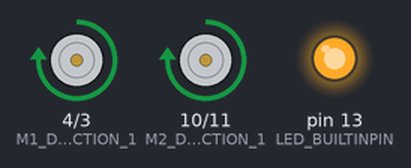
This sketch was run on a simulated Arduino Uno, built with avr-gcc and run on an emulated ATmega328P. Shown: motor-driver pin pairs drawn as motors (green arrow = first pin HIGH = forward, orange = second pin HIGH = backward, longer = more drive, scaled by the enable pin), output pins drawn as LEDs (lit = HIGH). Random numbers use the default seed unless the sketch sets one.

Above: at 0.1 s.
At 6.6 s:
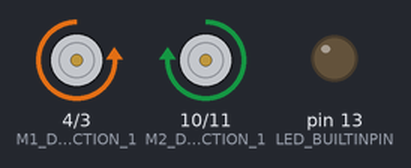
At 19.6 s:
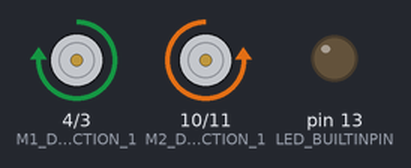
Timing chart, 0 to 39.4 s (numbered marks = the images above):
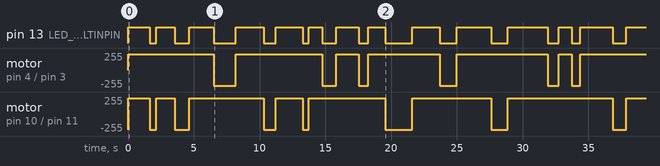

The sketch:

CarryBuddy.ino
```cpp
/*
 Name:		CarryBuddy.ino
 Created:	2/5/2023 4:26:41 PM
 Author:	Frank C Vanris
 Summary: This is Prototype 1 of my CarryBuddy Project, this project is based on movement
 within a Grid.
*/
#include <Arduino.h>
#include "./CarryBuddyMgr.h"

//we are going to instantiate a class that I created
CarryBuddyMgr carryBuddyMgr;

// the setup function runs once when you press reset or power the board
void setup() {
    carryBuddyMgr.setup();
}

// the loop function runs over and over again until power down or reset
void loop() {
    carryBuddyMgr.loop();
}
 
```

CBState.h
```cpp
#pragma once
/*
* By: Frank C Vanris
* Date: 9/18/2022
* Description: Contains all of my States for my state machine.
*/

//X and Y for the array
static const int X = 0;
static const int Y = 1;

//States
enum StateEnum {

    //The States
    CALC_POSITION,
    MOVE,
    TURN,
    STOP
};
```

CarryBuddyMgr.cpp
```cpp
#include "Arduino.h"
#include "CBState.h"
#include "CarryBuddyMgr.h"

/*
* By: Frank C Vanris
* Date: 9/12/2022
* Description: Contains the whole setup for my CarryBuddy. This is where all of the movements and
* mechanics will go. Contains a Setup and Loop like CarryBuddy.ino.
*/

//state machine starter
CarryBuddyMgr::CarryBuddyMgr(): mState(CALC_POSITION) {}

//your setup code: somewhat like main
void CarryBuddyMgr::setup() { mMotor.setup(); }

//loops through the program
void CarryBuddyMgr::loop() { handleState(); }

//CarryBuddy State Machine
void CarryBuddyMgr::handleState() {
    switch (mState) {
    //activation period.

    case CALC_POSITION:
        mGrid.calNxtPos();
        mState = StateEnum::TURN;
        break;

    //moving period
    case StateEnum::MOVE:
        mMotor.move(mGrid.getDistance());

        //stop after 1 minute
        if (millis() > 60000) {
            mState = StateEnum::STOP;
        }
        else {

            //else Calc next position
            mState = StateEnum::CALC_POSITION;
        }
        break;

    //turning period
    case StateEnum::TURN:
        mMotor.turn(mGrid.getAngle());
        mState = StateEnum::MOVE;
        break;

    //stops both motors
    case StateEnum::STOP:
        mMotor.stop();
        mState = StateEnum::STOP;
        break;
    }
}
```

CarryBuddyMgr.h
```cpp
#pragma once
#include "CBState.h"
#include "Grid.h"
#include "Motor.h"

/*
* By: Frank C Vanris
* Date: 9/12/2022
* Description: CarryBuddyManager.h creates the main functions. Such as Setup and Loop.
* It also creates seperate objects for the Motor and Grid class. including a new one known
* as State which will help us create a state machine.
*/


using namespace std;


class CarryBuddyMgr {
public:

    //constructor
    CarryBuddyMgr();

    void setup();
    void loop();

private:

    //handling states method
    void  handleState();

    //State, Grid, and Motor objects
    StateEnum mState;
    Grid mGrid;
    Motor mMotor;
};
```

Grid.cpp
```cpp
#include <Arduino.h>
#include "Grid.h"
#include "CBState.h"
#include <math.h>

/*
* By: Frank C Vanris
* Date: 9/13/2022
* Description: created a 200cm by 200cm Grid. For the CarryBuddy to follow
* and created the different changes in directions the robot must follow.
* It can only follow my calculations.
*/

//The Grid is getting the CurrentPos
Grid::Grid()  { mCurrentPos; }

//getting next position
void Grid::calNxtPos() {
    int temp[2];
    int dif[2];

    //checking if there are any repetitions for when the distance does not change.
    //if it didn't re-roll again.
    do {
        //get the x and y
        temp[X] = rand() % GRID_SIZE;
        temp[Y] = rand() % GRID_SIZE;

        dif[X] = temp[X] - mCurrentPos[X];
        dif[Y] = temp[Y] - mCurrentPos[Y];

    } while (dif[X] == 0 && dif[Y] == 0);

    //current pos for x and y is equal to the temp x and y
    mCurrentPos[X] = temp[X];
    mCurrentPos[Y] = temp[Y];

    //pythagorus: distance: c = sqrt(a^2 + b^2)
    mDistance = sqrt(dif[X] * dif[X] + dif[Y] * dif[Y]);

   //setting up tan and last angles
    float tanAngle;
    float lastAngle;

    //if angle of X > 0
    if (dif[X] > 0) {
        tanAngle = dif[Y] / (float) dif[X];
        lastAngle = atan(tanAngle) * (180 / M_PI);
        mDiffAngle = mLastAngle - lastAngle;

        //if angle of X < 0 angle goes to quadrant 4
    } else if (dif[X] < 0) {
        tanAngle = dif[Y] / (float) (-dif[X]);
        if (dif[Y] >= 0)
            lastAngle = (M_PI - atan(tanAngle)) * (180 / M_PI);
        else
            lastAngle = (-M_PI - atan(tanAngle)) * (180 / M_PI);
    }
    else {

        //if Y is positive or negative become 90 degrees or -90 degrees.
        if (dif[Y] > 0) {
            lastAngle = 90;
        }
        else {
            lastAngle = -90;
        }
    }

    //diffAngle = B - A, new angle we are creating due to the previous angle.
    mDiffAngle = lastAngle - mLastAngle;
    mLastAngle = lastAngle;
}
```

Grid.h
```cpp
#pragma once
//#include <vector>
/*
* By: Frank C Vanris
* Date: 9/13/2022
* Description: Contains the methods that will construct the grid and return
* the next point and turn for the robot.
*/

class Grid {
public:

    //Grid
    Grid();

    //getting next position
    void calNxtPos();

    //returning the new angle
    float getAngle() const {
        return mDiffAngle;
    };

    //returning the new distnce
    float getDistance() const {
        return mDistance;
    }

private:

    //Grid size for both the x and y
    static const int GRID_SIZE = 200; //cm

    //The grid is setted up in an array
    int mCurrentPos[2] = {0, 0};

    float mDiffAngle = 0;  //angle difference for when it changes
    float mLastAngle = 90;  //starting off at 90 degrees
    float mDistance = 0; //distance for how far the robot must go
};
```

Motor.cpp
```cpp
#include <Arduino.h>
#include "CBState.h"
#include "Motor.h"

/*
* By: Frank C Vanris
* Date: 9/18/2022
* Description: contains the code for every function that was made in Motor.h and includes
* everything from the Arduino.h library. Also all of this programming is made in C++ version 8
* so it's old (REMEMBER THAT)
*/

using namespace std;

//Initializing the vehicle measurements
const float Motor::VEHICLE_RADIUS =  17.3 / 2; //cm
const float Motor::WHEEL_RADIUS = 6.6 / 2; //cm

//my setup code
void Motor::setup() {
    //LED
    pinMode(LED_BUILTINPIN, OUTPUT);

    //Motors
    pinMode(M1_SPEED_PIN, OUTPUT);
    pinMode(M1_DIRECTION_1, OUTPUT);
    pinMode(M1_DIRECTION_2, OUTPUT);

    pinMode(M2_SPEED_PIN, OUTPUT);
    pinMode(M2_DIRECTION_1, OUTPUT);
    pinMode(M2_DIRECTION_2, OUTPUT);
}

//count the number of steps.
StateEnum Motor::move(float distance) {

    //LED on when moving
    digitalWrite(LED_BUILTINPIN, HIGH);

    //calculating the distance time
    float distanceTime = distanceToRotationTime(distance);

    //movement in one direction
    digitalWrite(M1_DIRECTION_1, HIGH);
    digitalWrite(M1_DIRECTION_2, LOW);

    digitalWrite(M2_DIRECTION_1, HIGH);
    digitalWrite(M2_DIRECTION_2, LOW);

    //starting speed from 0 is now to regular motor speed which is 235
    mM1Speed = MOTOR_SPEED;
    mM2Speed = MOTOR_SPEED;

    //speed change
    analogWrite(M1_SPEED_PIN, mM1Speed);
    analogWrite(M2_SPEED_PIN, mM2Speed);

    //delay after the motors are turned on
    delay(distanceTime);
}

//turning in an angle with time applied
float Motor::angleToRotationTime(float angle) {

    //returing angle of rotation time
    float wheelDistance = (2 * PI * VEHICLE_RADIUS) * (fabs(angle) / 360);

    //getting the number of rotations it would take for it to go to that destination
    float rotationsPerWheel = wheelDistance / (2 * PI * WHEEL_RADIUS);

    //the time it take for the number of rotations within that turn
    float rotationTime = rotationsPerWheel * WHEEL_ROTATE_TIME_TURN + STARTUP_TIME;

    return rotationTime;
}

//getting the distance to rotation time for when the object is moving
float Motor::distanceToRotationTime(float distance) {

    //returning the distance of rotation time.
    return WHEEL_ROTATION_TIME_MOVE / (2 * PI * WHEEL_RADIUS) * distance;
}

//Turning State
StateEnum Motor::turn(float angle) {
    //LED is off when robot is turning
    digitalWrite(LED_BUILTINPIN, LOW);

    //determining turn of robot
    if (angle >= 0) {
        digitalWrite(M1_DIRECTION_1, LOW);
        digitalWrite(M1_DIRECTION_2, HIGH);

        digitalWrite(M2_DIRECTION_1, HIGH);
        digitalWrite(M2_DIRECTION_2, LOW);
    }
    else {
        digitalWrite(M1_DIRECTION_1, HIGH);
        digitalWrite(M1_DIRECTION_2, LOW);

        digitalWrite(M2_DIRECTION_1, LOW);
        digitalWrite(M2_DIRECTION_2, HIGH);
    }

    //num of moving steps via the angle of rotation
    float rotationTime = angleToRotationTime(angle);

    //speed of motor changes again from 0 to 235
    mM1Speed = MOTOR_SPEED;
    mM2Speed = MOTOR_SPEED;

    //pin speed change
    analogWrite(M1_SPEED_PIN, mM1Speed);
    analogWrite(M2_SPEED_PIN, mM2Speed);

    //delay after the motors are turned on
    delay(rotationTime);
}

//stopping the device after a minute
StateEnum Motor::stop() {

    mM1Speed = 0;
    mM2Speed = 0;
    analogWrite(M1_SPEED_PIN, mM1Speed);
    analogWrite(M2_SPEED_PIN, mM2Speed);

    //LED blinks when it switches off.
    while (true) {
        digitalWrite(LED_BUILTINPIN, HIGH);
        delay(1000);
        digitalWrite(LED_BUILTINPIN, LOW);
        delay(1000);
    }
}
```

Motor.h
```cpp
#pragma once
#include "CBState.h"
/*
* By: Frank C Vanris
* Date: 9/18/2022
* Description: contains the functions for the robot to move, turn stop, speed up, and slow down
* also includes countless constants that can only be changed here as well.
*/

class Motor {
public:
    void setup();

    //States
    StateEnum move(float distance);
    StateEnum turn(float angle);
    StateEnum stop();

private:

    //Vehicle and Wheel measurements
    static const float VEHICLE_RADIUS;
    static const float WHEEL_RADIUS;

    //Time for movements of device
    static const int WHEEL_ROTATION_TIME_MOVE = 375; //ms
    static const int WHEEL_ROTATE_TIME_TURN = 1000; //ms
    static const int STARTUP_TIME = 0; // ms

    //Speed of motor
    static const int MAX_SPEED = 255;
    static const int MOTOR_SPEED = 235;

    //Motor Pin connections
    static const int M1_SPEED_PIN = 5;
    static const int M1_DIRECTION_1 = 4;
    static const int M1_DIRECTION_2 = 3;

    static const int M2_SPEED_PIN = 9;
    static const int M2_DIRECTION_1 = 10;
    static const int M2_DIRECTION_2 = 11;

    //LED controls
    static const int LED_BUILTINPIN = 13;

    //starting Speeds of motors
    int mM1Speed = 0;
    int mM2Speed = 0;

    //angleRotation/distance Rotation time
    static float angleToRotationTime(float angle);
    static float distanceToRotationTime(float distance);
};
```

Measured:
- by itself, pin 13 (LED_BUILTINPIN): LOW → HIGH at 0.03 s, → LOW 1.6 s later, → HIGH 0.49 s later, → LOW 1.4 s later, … (27 changes in this stretch)
- by itself, motor on pin 4 (M1_DIRECTION_1) / pin 3 (M1_DIRECTION_2): stopped → forward 235/255 at 0.00 s, → backward 235/255 6.5 s later, → forward 235/255 1.7 s later, → backward 235/255 6.6 s later, … (13 changes in this stretch)
